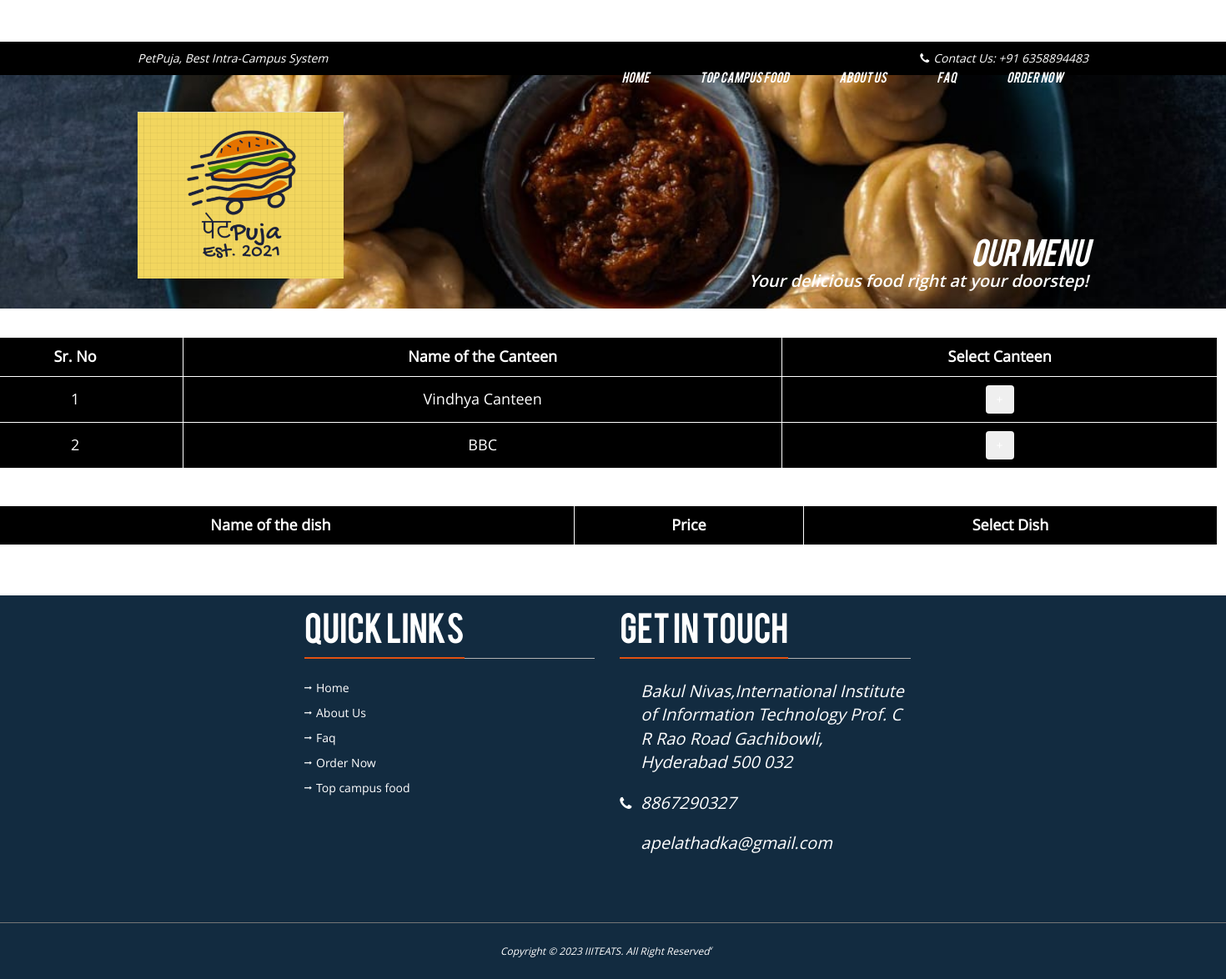
The page /menu.html on the database as committed earlier.
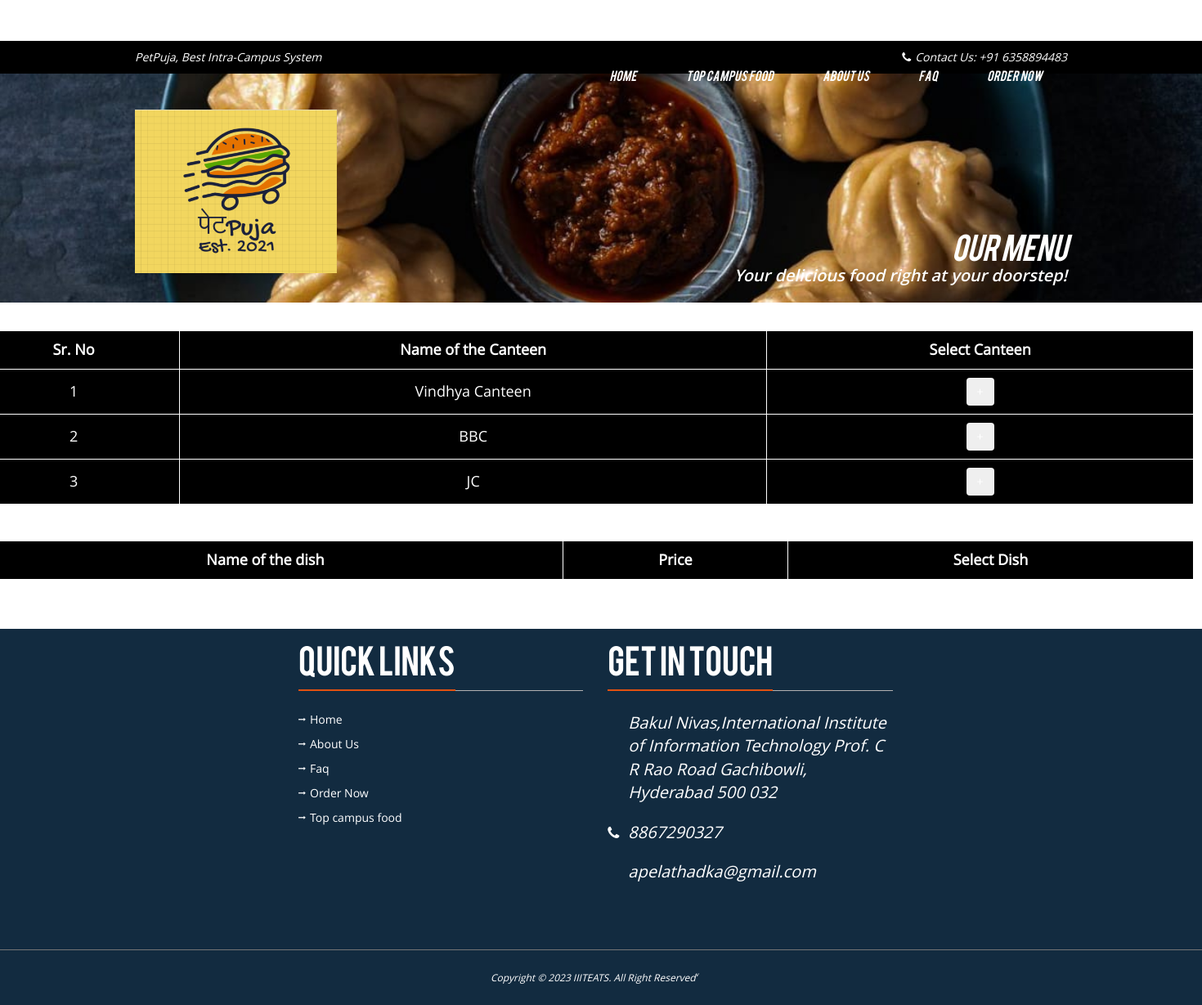
The same page on the database as committed later.
### tables this page shows
CREATE TABLE canteen (
        id INTEGER PRIMARY KEY,
        name VARCHAR(255),
        email VARCHAR(255),
        phone VARCHAR(255),
        password VARCHAR(255)
    );

### app.py (the view)
@app.route('/menu.html', methods=['POST','GET'])
def select_canteen():
    conn = sqlite3.connect('PetPuja.db')
    c = conn.cursor()
    c.execute("SELECT id,name FROM canteen")
    data=c.fetchall()
    datalol=[]
    if request.method=='POST':
        id = request.form['id']
        c.execute("SELECT name,price from Prepared_dishes WHERE canteen_id=(?)", (id))
        datalol=c.fetchall()
    conn.close()
    return render_template('menu.html', canteen=data, datalol=datalol)

### templates/menu.html (shortened to what this page needs)
<!doctype html>
<html lang="en">
<head>
<link rel="stylesheet" type="text/css" href="../static/bootstrap.min.css">
<link rel="stylesheet" type="text/css" href="../static/font-awesome.min.css">
<link rel="stylesheet" type="text/css" href="../static/bistro-icons.css">
<link rel="stylesheet" type="text/css" href="../static/settings.css">
<link rel="stylesheet" type="text/css" href="../static/owl.carousel.css">
<link rel="stylesheet" type="text/css" href="../static/owl.transitions.css">
<link rel="stylesheet" type="text/css" href="../static/jquery.fancybox.css">
<link rel="stylesheet" type="text/css" href="../static/zerogrid.css">
<link rel="stylesheet" type="text/css" href="../static/style.css">
<link rel="stylesheet" type="text/css" href="../static/loader.css">
</head>
<body>
<div class="topbar">
  <div class="container">
    <div class="row">
      <div class="col-md-12">
        <p class="pull-left hidden-xs">PetPuja, Best Intra-Campus System</p>
        <p class="pull-right"><i class="fa fa-phone"></i>Contact Us: +91 6358894483 </p>
      </div>
    </div>
  </div>
</div>
<header id="main-navigation">
  <div id="navigation" data-spy="affix" data-offset-top="20">
    <div class="container">
      <div class="row">
      <div class="col-md-12">
        <nav class="navbar navbar-default">
          <div class="navbar-header">
           <a class="navbar-brand" href="{{ url_for('home') }}"><img src="../static/petpuja.png" alt="logo" class="img-responsive" style="height: 200px;position: relative; top: 60px;"></a>
         </div>
            <div id="fixed-collapse-navbar" class="navbar-collapse collapse navbar-right">
              <ul class="nav navbar-nav">
                <li>
                   <a href="{{ url_for('home') }}">Home</a>
                </li>
                <li><a href="{{ url_for('food') }}">Top Campus Food</a></li>
                    <li><a href="{{ url_for('about') }}">About Us</a></li>
                <li><a href="{{ url_for('faq') }}">FAQ</a></li>
                <li><a href="menu.html">Order Now</a></li>
              </ul>
            </div>
         </nav>
         </div>
       </div>
     </div>
  </div>
</header>
<section id="page_header">
<div class="page_title">
  <div class="container">
    <div class="row">
      <div class="col-md-12">
         <h2 class="title">OUR MENU</h2>
         <h3 class="title" style="color: white;">Your delicious food right at your doorstep!</h2>
      </div>
    </div>
  </div>
</div>
</section>
<table style="position: relative; left: -40px; bottom: 10px; width: 1500px;">
  <thead>
    <tr>
      <th>Sr. No</th>
      <th>Name of the Canteen</th>
      <th>Select Canteen</th>
    </tr>
  </thead>
  <tbody>
    {% for row in canteen %}
    <tr>
      <td>{{ row[0] }}</td>
      <td>{{ row[1] }}</td>
    <form action="/menu.html" method="POST">
      <td>
        <button class="plus" type="submit">+</button>
      </td>
    </form>
    </tr>
    {% endfor %}
  </tbody>
</table>
<table style="position: relative; left: -40px; bottom: 10px; width: 1500px;">
  <thead>
    <tr>
      <th>Name of the dish</th>
      <th>Price</th>
      <th>Select Dish</th>
    </tr>
  </thead>
</table>
<section id="myfooter">
  <footer class="containers">
    <div class="containers">
      <br/>
      <div class="rows">
        <div class="col-md-4 footer_column">
          <h4 class="heading">Quick Links</h4>
          <hr class="half_space">
          <ul class="widget_links">
            <li><a href="index2.html">Home</a></li><br/>
            <li><a href="about.html">About Us</a></li><br/>
            <li><a href="faq.html">Faq</a></li><br/>
            <li><a href="menu.html">Order Now</a></li><br/>
            <li><a href="food.html">Top campus food</a></li><br/>
          </ul>
        </div>
        <div class="col-md-4 footer_column">
          <h4 class="heading">Get in Touch</h4>
          <hr class="half_space">
          <p class="address"><i class="icon-location"></i>Bakul Nivas,International Institute of Information Technology
            Prof. C R Rao Road
            Gachibowli, Hyderabad 500 032</p>
          <p class="address"><i class="fa fa-phone"></i>8867290327</p>
          <p class="address"><i class="icon-dollar"></i><a href="apelathadka@gmail.com">apelathadka@gmail.com</a></p>
        </div>
      </div>
      <div class="row">
       <div class="col-md-12">
          <div class="copyright clearfix">
            <p style="margin-left: 600px;">Copyright &copy; 2023 IIITEATS. All Right Reserved</p>v
          </div>
        </div>
      </div>
    </div>
  </footer>
  </section>
</body>
</html>

### static/zerogrid.css (style rules this page uses)
.zerogrid .row:before,.row:after { content: '\0020'; display:block; overflow: hidden; visibility: hidden; width: 0; height: 0; }

### templates/menu.html (style rules this page uses)
table { border-collapse: collapse; width: 100px; margin: 0 auto; margin-top: 3%; position: relative; left: -50px; }
th, td { border: 1px solid white; padding: 10px; text-align: center; color: white; font-size: 18px; background-color: black; }
button { padding: 6px 12px; font-size: 14px; font-weight: 400; line-height: 1.42857143; text-align: center; white-space: nowrap; vertical-align: middle; cursor: pointer; background-image: none; border: 1px solid transparent; border-radius: 4px; }
body { padding-top: 50px; }
.page_title { padding: 150px 0; }
#myfooter { padding-top: 50px; }
.copyright { margin-top: 20px; }

Rows that differ between the two databases and show on the page:
added canteen: id "3", name "JC"
